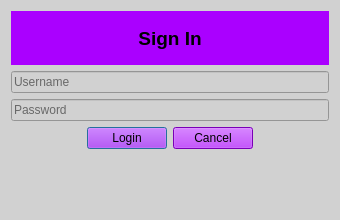
<?xml version="1.0" encoding="UTF-8"?>
<ui version="4.0">
 <class>LoginDialog</class>
 <widget class="QDialog" name="LoginDialog">
  <property name="geometry">
   <rect>
    <x>0</x>
    <y>0</y>
    <width>340</width>
    <height>220</height>
   </rect>
  </property>
  <property name="windowTitle">
   <string>Login – Creator Manager</string>
  </property>
  <property name="styleSheet">
   <string notr="true">background-color: rgb(209, 209, 209);</string>
  </property>
  <layout class="QVBoxLayout" name="verticalLayout">
   <item>
    <widget class="QLabel" name="labelTitle">
     <property name="font">
      <font>
       <pointsize>14</pointsize>
       <bold>true</bold>
      </font>
     </property>
     <property name="styleSheet">
      <string notr="true">background-color: rgb(170, 0, 255);</string>
     </property>
     <property name="text">
      <string>Sign In</string>
     </property>
     <property name="alignment">
      <set>Qt::AlignmentFlag::AlignCenter</set>
     </property>
    </widget>
   </item>
   <item>
    <widget class="QLineEdit" name="usernameEdit">
     <property name="placeholderText">
      <string>Username</string>
     </property>
     <property name="clearButtonEnabled">
      <bool>true</bool>
     </property>
    </widget>
   </item>
   <item>
    <widget class="QLineEdit" name="passwordEdit">
     <property name="echoMode">
      <enum>QLineEdit::EchoMode::Password</enum>
     </property>
     <property name="placeholderText">
      <string>Password</string>
     </property>
     <property name="clearButtonEnabled">
      <bool>true</bool>
     </property>
    </widget>
   </item>
   <item>
    <layout class="QHBoxLayout" name="horizontalLayout">
     <item>
      <spacer name="horizontalSpacer">
       <property name="orientation">
        <enum>Qt::Orientation::Horizontal</enum>
       </property>
       <property name="sizeHint" stdset="0">
        <size>
         <width>40</width>
         <height>20</height>
        </size>
       </property>
      </spacer>
     </item>
     <item>
      <widget class="QPushButton" name="loginButton">
       <property name="styleSheet">
        <string notr="true">background-color: rgb(170, 0, 255);</string>
       </property>
       <property name="text">
        <string>Login</string>
       </property>
       <property name="default">
        <bool>true</bool>
       </property>
      </widget>
     </item>
     <item>
      <widget class="QPushButton" name="cancelButton">
       <property name="styleSheet">
        <string notr="true">background-color: rgb(170, 0, 255);</string>
       </property>
       <property name="text">
        <string>Cancel</string>
       </property>
      </widget>
     </item>
     <item>
      <spacer name="horizontalSpacer_2">
       <property name="orientation">
        <enum>Qt::Orientation::Horizontal</enum>
       </property>
       <property name="sizeHint" stdset="0">
        <size>
         <width>40</width>
         <height>20</height>
        </size>
       </property>
      </spacer>
     </item>
    </layout>
   </item>
   <item>
    <widget class="QLabel" name="roleLabel">
     <property name="visible">
      <bool>false</bool>
     </property>
     <property name="text">
      <string/>
     </property>
    </widget>
   </item>
  </layout>
 </widget>
 <resources/>
 <connections/>
</ui>
